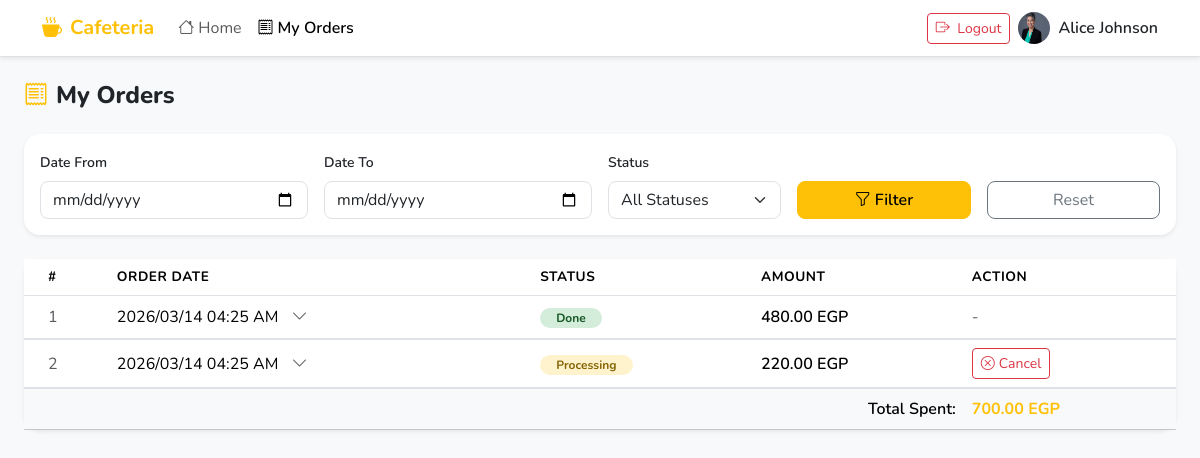
Screenshot of /public/user/my-orders (signed in) with the database file from the repository.
### tables this page shows
CREATE TABLE IF NOT EXISTS order_items (
    id INT AUTO_INCREMENT PRIMARY KEY,
    order_id INT,
    product_id INT,
    name VARCHAR(150),
    price DECIMAL(10,2),
    image VARCHAR(255),
    quantity INT,
    created_at TIMESTAMP NULL,
    updated_at TIMESTAMP NULL,
    FOREIGN KEY (order_id) REFERENCES orders(id),
    FOREIGN KEY (product_id) REFERENCES products(id)
);

CREATE TABLE IF NOT EXISTS orders (
    id INT AUTO_INCREMENT PRIMARY KEY,
    user_id INT,
    room_id INT,
    total_price DECIMAL(10,2),
    status ENUM('processing','out_for_delivery','done') DEFAULT 'processing',
    notes TEXT,
    created_at TIMESTAMP NULL,
    updated_at TIMESTAMP NULL,
    FOREIGN KEY (user_id) REFERENCES users(id),
    FOREIGN KEY (room_id) REFERENCES rooms(id)
);

### core/Controller.php (called while the page is built, shortened)
<?php
class Controller
{
    public function view($path, $data = [])
    {
        extract($data);
        $viewFile = dirname(__DIR__) . "/views/$path.php";
        require $viewFile;
    }
}

### app/Controllers/User/OrderController.php (called while the page is built, shortened)
<?php
class OrderController extends Controller
{
	private function currentUserId(): int
	{
		$user = Auth::user();
		return (int) ($user['id'] ?? 0);
	}
	public function myOrders(): void
	{
		$dateFrom = trim((string) ($_REQUEST['date_from'] ?? ''));
		$dateTo = trim((string) ($_REQUEST['date_to'] ?? ''));
		$statusFilter = strtolower(trim((string) ($_REQUEST['status'] ?? '')));
		$statusFilter = str_replace(' ', '_', $statusFilter);
		$allowedStatuses = ['processing', 'out_for_delivery', 'done'];
		if (!in_array($statusFilter, $allowedStatuses, true)) {
			$statusFilter = '';
		}
		$page = isset($_REQUEST['page']) ? max(1, (int) $_REQUEST['page']) : 1;
		$perPage = self::PER_PAGE;
		$alertType = trim((string) ($_GET['alert_type'] ?? ''));
		$alertMessage = trim((string) ($_GET['alert_message'] ?? ''));
		$orderModel = new Order();
		$totalOrders = $orderModel->countByUserAndDateRange($this->currentUserId(), $dateFrom, $dateTo, $statusFilter);
		$totalPages = (int) ceil($totalOrders / $perPage);
		$offset = ($page - 1) * $perPage;
		$orders = $orderModel->getByUserAndDateRange(
			$this->currentUserId(),
			$dateFrom,
			$dateTo,
			$perPage,
			$offset,
			$statusFilter
		);
		$orderIds = array_map(static fn(array $order): int => (int) ($order['id'] ?? 0), $orders);
		$itemsByOrderId = $orderModel->getItemsByOrderIds($orderIds);
		$totalSpent = 0.0;
		foreach ($orders as &$order) {
			$totalSpent += (float) ($order['total_price'] ?? 0);
		}
		$statusClasses = [
			'processing' => 'status-processing',
			'out_for_delivery' => 'status-delivery',
			'out for delivery' => 'status-delivery',
			'done' => 'status-done',
		];
		$visiblePages = [];
		if ($totalPages > 0) {
			$visiblePages = [1, $totalPages];
			for ($visiblePage = $page - 1; $visiblePage <= $page + 1; $visiblePage++) {
				if ($visiblePage >= 1 && $visiblePage <= $totalPages) {
					$visiblePages[] = $visiblePage;
				}
			}
			if ($page <= 3) {
				$visiblePages[] = 2;
				$visiblePages[] = 3;
				$visiblePages[] = 4;
			}
			if ($page >= $totalPages - 2) {
				$visiblePages[] = $totalPages - 1;
				$visiblePages[] = $totalPages - 2;
				$visiblePages[] = $totalPages - 3;
			}
			$visiblePages = array_values(array_unique(array_filter(
				$visiblePages,
				static fn(int $visiblePage): bool => $visiblePage >= 1 && $visiblePage <= $totalPages
			)));
			sort($visiblePages);
		}
		$this->view('user/my_orders', [
			'orders' => $orders,
			'dateFrom' => $dateFrom,
			'dateTo' => $dateTo,
			'statusFilter' => $statusFilter,
			'statusOptions' => [
				'' => 'All Statuses',
				'processing' => 'Processing',
				'out_for_delivery' => 'Out For Delivery',
				'done' => 'Done',
			],
			'page' => $page,
			'perPage' => $perPage,
			'totalPages' => $totalPages,
			'totalSpent' => $totalSpent,
			'statusClasses' => $statusClasses,
			'visiblePages' => $visiblePages,
			'alertType' => $alertType,
			'alertMessage' => $alertMessage,
			'appBase' => defined('BASE_URL') ? BASE_URL : '',
			'currentUser' => Auth::user(),
		]);
	}
}

### core/Router.php (called while the page is built, shortened)
<?php
class Router
{
    private static $routes = [];
    public static function get($uri, $action, $middlewares = [])
    {
        self::$routes['GET'][$uri] = [
            'action' => $action,
            'middlewares' => $middlewares
        ];
    }
    public static function post($uri, $action, $middlewares = [])
    {
        self::$routes['POST'][$uri] = [
            'action' => $action,
            'middlewares' => $middlewares
        ];
    }
    public static function resolve($uri, $method)
{
    $route = self::$routes[$method][$uri] ?? null;
    $params = [];
    $action = $route['action'];
    [$controller, $method] = $action;
    $controller = new $controller();
    $controller->$method(...$params);
}
}

### public/index.php (called while the page is built, shortened)
<?php
$uri = parse_url($_SERVER['REQUEST_URI'], PHP_URL_PATH);
$uri = preg_replace('#^.*?/public(?:/index\.php)?#', '', $uri);
$method = $_SERVER['REQUEST_METHOD'];
Router::resolve($uri, $method);

### core/QueryBuilder.php (called while the page is built, shortened)
<?php
class QueryBuilder
{
protected $joins = [];
protected $offsetVal;
    protected $db;
    protected $table;
    protected $select = "*";
    protected $where = [];
    protected $bindings = [];
    protected $limit;
    protected $orderBy;
    protected $fromExpr = null;
    public function __construct($db, $table)
    {
        $this->db = $db;
        $this->table = $table;
    }
    public function select($columns)
    {
        if (is_array($columns)) {
            $this->select = implode(',', $columns);
        } else {
            $this->select = $columns;
        }
        return $this;
    }
    public function where($column, $value)
    {
        $this->where[] = "$column = ?";
        $this->bindings[] = $value;
        return $this;
    }
    public function orderBy($column, $direction = "ASC")
    {
        $this->orderBy = "ORDER BY $column $direction";
        return $this;
    }
    public function limit($limit)
    {
        $this->limit = "LIMIT $limit";
        return $this;
    }
    private function buildWhere()
    {
        return "WHERE " . implode(" AND ", $this->where);
    }
    public function get()
{
    $sql = "SELECT {$this->select} FROM {$this->table} ";
    if (!empty($this->joins)) {
        $sql .= implode(' ', $this->joins) . ' ';
    }
    $sql .= $this->buildWhere() . " ";
    if ($this->orderBy) {
        $sql .= $this->orderBy . " ";
    }
    if ($this->limit) {
        $sql .= $this->limit . " ";
    }
    if (isset($this->offsetVal)) {
        $sql .= $this->offsetVal;
    }
    $stmt = $this->db->prepare($sql);
    $stmt->execute($this->bindings);
    return $stmt->fetchAll(\PDO::FETCH_ASSOC);
}
    public function count()
    {
        $from = $this->fromExpr ?? $this->table;
        $sql = "SELECT COUNT(*) as count FROM {$from} ";
        $sql .= $this->buildWhere();
        $stmt = $this->db->prepare($sql);
        $stmt->execute($this->bindings);
        return $stmt->fetch()['count'];
    }
    public function join($table, $first, $operator, $second, $type = 'LEFT')
    {
        $this->joins[] = "$type JOIN $table ON $first $operator $second";
        return $this;
    }
    public function offset($offset)
    {
        $this->offsetVal = "OFFSET $offset";
        return $this;
    }
    public function whereIn(string $column, array $values): static
    {
        $placeholders = implode(',', array_fill(0, count($values), '?'));
        $this->where[] = "{$column} IN ({$placeholders})";
        $this->bindings = array_merge($this->bindings, array_values($values));
        return $this;
    }
}

### app/Models/Order.php (called while the page is built, shortened)
<?php
class Order extends Model
{
    public function countByUserAndDateRange(int $userId, string $dateFrom = '', string $dateTo = '', string $status = ''): int
    {
        $qb = $this->query()
            ->where('orders.user_id', $userId);
        return (int) $qb->count();
    }
    public function getByUserAndDateRange(int $userId, string $dateFrom, string $dateTo, int $limit, int $offset, string $status = ''): array
    {
        $qb = $this->query()
            ->select('orders.id, orders.notes, orders.status, orders.total_price, ' . self::DATE_EXPR . ' AS created_at, orders.room_id, rooms.no AS room_no, rooms.name AS room_name')
            ->join('rooms', 'rooms.id', '=', 'orders.room_id')
            ->where('orders.user_id', $userId);
        return $qb->orderBy('created_at', 'DESC')
            ->limit($limit)
            ->offset($offset)
            ->get();
    }
    public function getItemsByOrderIds(array $orderIds): array
    {
        $itemsByOrder = [];
        foreach ($this->queryTable('order_items')
            ->select('order_id, product_id, name, image, price, quantity')
            ->whereIn('order_id', $orderIds)
            ->orderBy('id', 'ASC')
            ->get() as $item) {
            $itemsByOrder[(int) $item['order_id']][] = $item;
        }
        return $itemsByOrder;
    }
}

### core/Model.php (called while the page is built, shortened)
<?php
class Model
{
    protected $table;
    protected $db;
    public function __construct()
    {
        $this->db = Database::getInstance()->getConnection();
    }
    protected function query()
    {
        return new QueryBuilder($this->db, $this->table);
    }
    protected function queryTable(string $table): QueryBuilder
    {
        return new QueryBuilder($this->db, $table);
    }
}

### core/Database.php (called while the page is built, shortened)
<?php
class Database
{
    private static $instance = null;
    private $connection;
    private function __construct()
    {
        $env = parse_ini_file(__DIR__ . '/../.env');
        $host = $env['DB_HOST'] ?? 'localhost';
        $db   = $env['DB_NAME'] ?? 'cafeteria';
        $user = $env['DB_USER'] ?? 'root';
        $pass = $env['DB_PASS'] ?? '';
        $charset = $env['DB_CHARSET'] ?? 'utf8';
        $this->connection = new PDO(
            "mysql:host=$host;dbname=$db;charset=$charset",
            $user,
            $pass
        );
        $this->connection->setAttribute(PDO::ATTR_ERRMODE, PDO::ERRMODE_EXCEPTION);
    }
    public static function getInstance()
    {
        if (!self::$instance) {
            self::$instance = new Database();
        }
        return self::$instance;
    }
    public function getConnection()
    {
        return $this->connection;
    }
}

### core/Auth.php (called while the page is built, shortened)
<?php
class Auth
{
    public static function user()
    {
        return $_SESSION['user'] ?? null;
    }
}

### views/user/my_orders.php (the view, shortened to what this page needs)
<?php
$appBase = '';
if (PHP_SAPI !== 'cli-server') {
	$appBase = $appBase ?? (defined('BASE_URL') ? (string) (parse_url(BASE_URL, PHP_URL_PATH) ?: '') : '');
}
$app = static function (string $path) use ($appBase): string {
	$normalized = '/' . ltrim($path, '/');
	if ($appBase === '') {
		return $normalized;
	}
	return $appBase . $normalized;
};
?>
<?php include __DIR__ . '/../layouts/head.php'; ?>
<?php include __DIR__ . '/../layouts/navbar_user.php'; ?>
<div class="container-fluid py-4 px-3 px-lg-4">
	<h4 class="section-title mb-4"><i class="bi bi-receipt me-2 text-warning"></i>My Orders</h4>
	<div class="card border-0 shadow-sm mb-4 rounded-4">
		<div class="card-body p-3">
			<form id="my-orders-filter-form" method="GET" action="<?= htmlspecialchars($app('/user/my-orders')) ?>" class="row g-2 g-md-3 align-items-end">
				<div class="col-12 col-md-3">
					<label for="date_from" class="form-label small fw-semibold">Date From</label>
					<input id="date_from" name="date_from" type="date" class="form-control rounded-3" value="<?= htmlspecialchars($dateFrom ?? '') ?>" max="<?= htmlspecialchars($dateTo ?? '') ?>">
				</div>
				<div class="col-12 col-md-3">
					<label for="date_to" class="form-label small fw-semibold">Date To</label>
					<input id="date_to" name="date_to" type="date" class="form-control rounded-3" value="<?= htmlspecialchars($dateTo ?? '') ?>" min="<?= htmlspecialchars($dateFrom ?? '') ?>">
				</div>
				<div class="col-12 col-md-2">
					<label for="status" class="form-label small fw-semibold">Status</label>
					<select id="status" name="status" class="form-select rounded-3">
						<?php foreach (($statusOptions ?? ['' => 'All Statuses']) as $optionValue => $optionLabel): ?>
							<option value="<?= htmlspecialchars((string) $optionValue) ?>" <?= ((string) ($statusFilter ?? '') === (string) $optionValue) ? 'selected' : '' ?>>
								<?= htmlspecialchars((string) $optionLabel) ?>
							</option>
						<?php endforeach; ?>
					</select>
				</div>
				<div class="col-6 col-md-2">
					<button class="btn btn-warning w-100 fw-semibold rounded-3" type="submit"><i class="bi bi-funnel me-1"></i>Filter</button>
				</div>
				<div class="col-6 col-md-2">
					<a class="btn btn-outline-secondary w-100 rounded-3" href="<?= htmlspecialchars($app('/user/my-orders')) ?>">Reset</a>
				</div>
			</form>
		</div>
	</div>
	<div class="card border-0 shadow-sm rounded-4">
		<div class="card-body p-0">
			<div class="table-responsive">
				<table class="table table-hover mb-0 align-middle">
					<thead>
						<tr>
							<th class="ps-4 py-2">#</th>
							<th class="py-2">Order Date</th>
							<th class="py-2">Status</th>
							<th class="py-2">Amount</th>
							<th class="py-2">Action</th>
						</tr>
					</thead>
					<tbody>
						<?php if (empty($orders ?? [])): ?>
							<tr>
								<td colspan="5" class="text-center py-4 text-muted">No orders found for the selected filter.</td>
							</tr>
						<?php else: ?>
							<?php foreach (($orders ?? []) as $index => $o): ?>
								<?php
								$rowIndex = ($index + 1) + (($page ?? 1) - 1) * ($perPage ?? 5);
								$orderId = (int) ($o['id'] ?? 0);
								$collapseId = 'order-' . $orderId;
								$statusKey = strtolower(trim((string) ($o['status'] ?? '')));
								$statusClass = ($statusClasses[$statusKey] ?? 'bg-secondary text-white');
								$statusLabel = str_replace('_', ' ', ucfirst($statusKey));
								$canCancel = ($statusKey === 'processing');
								$formattedDate = !empty($o['created_at']) ? date('Y/m/d h:i A', strtotime((string) $o['created_at'])) : '-';
								?>
								<tr>
									<td class="ps-4 py-2 text-muted"><?= $rowIndex ?></td>
									<td>
										<span><?= htmlspecialchars($formattedDate) ?></span>
										<button class="btn btn-link text-muted p-0 ms-2 align-baseline" type="button" data-bs-toggle="collapse" data-bs-target="#<?= htmlspecialchars($collapseId) ?>">
											<i class="bi bi-chevron-down fs-6"></i>
										</button>
									</td>
									<td><span class="badge rounded-pill <?= htmlspecialchars($statusClass) ?> px-3 py-1"><?= htmlspecialchars($statusLabel) ?></span></td>
									<td class="fw-semibold"><?= number_format((float) ($o['total_price'] ?? 0), 2) ?> EGP</td>
									<td>
										<?php if ($canCancel): ?>
											<form method="POST" action="<?= htmlspecialchars($app('/user/my-orders/cancel')) ?>" class="d-inline cancel-order-form" data-order-label="#<?= $orderId ?>">
												<button class="btn btn-sm btn-outline-danger" type="submit"><i class="bi bi-x-circle me-1"></i>Cancel</button>
											</form>
										<?php else: ?>
											<span class="text-muted">-</span>
										<?php endif; ?>
									</td>
								</tr>
								<tr><td colspan="5" class="p-0">
								</td></tr>
							<?php endforeach; ?>
						<?php endif; ?>
					</tbody>
					<tfoot>
						<tr class="table-light">
							<td colspan="4" class="text-end fw-semibold ps-4">Total Spent:</td>
							<td class="fw-bold text-warning"><?= number_format((float) ($totalSpent ?? 0), 2) ?> EGP</td>
						</tr>
					</tfoot>
				</table>
			</div>
		</div>
	</div>
</div>
</body>
</html>

### views/layouts/head.php (style rules this page uses)
body { font-family: 'Nunito', sans-serif; background-color: #f8f9fa; }
.table th { font-weight: 700; font-size: 0.85rem; text-transform: uppercase; letter-spacing: 0.04em; }
.status-processing { background:#fff3cd; color:#856404; }
.status-done { background:#d4edda; color:#155724; }
.section-title { font-size:1.5rem; font-weight:800; color:#212529; }

### rows the page displays
orders: formattedDate "2026/03/14 04:25 AM", status "Done", total_price "480.00"
order_items: quantity "1", rowIndex "2"
orders: formattedDate "2026/03/14 04:25 AM", status "Processing", total_price "220.00"

### other values shown
$authUser['name'] "Alice Johnson"
$totalSpent "700.00"
form field status "All Statuses"
